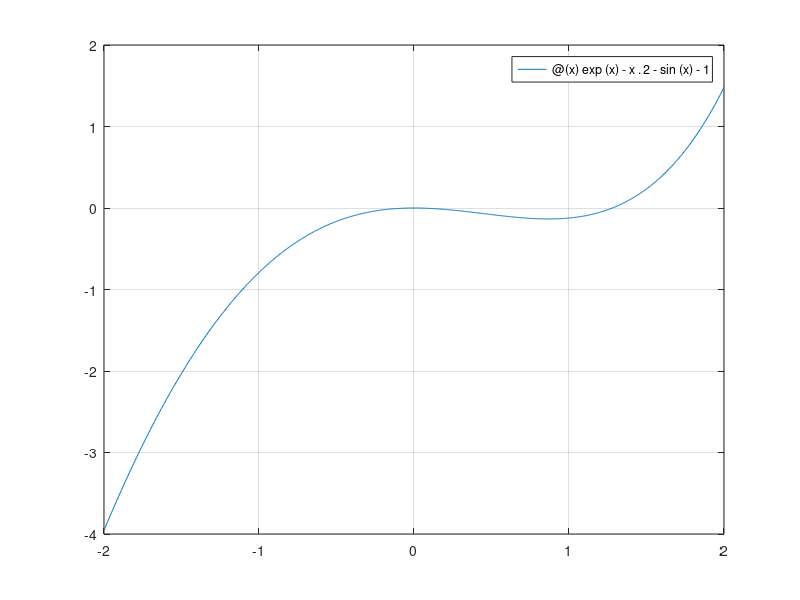

MATLAB code to generate this figure: (Note: this script raises an error after producing the figure.)
format long;
f = @(x) exp(x)-x.^2-sin(x)-1;
fplot(f, [-2,2]); grid on;
[c, fc, iter] = bisezione(f, 1, 1.5, 1e-12, 100)
